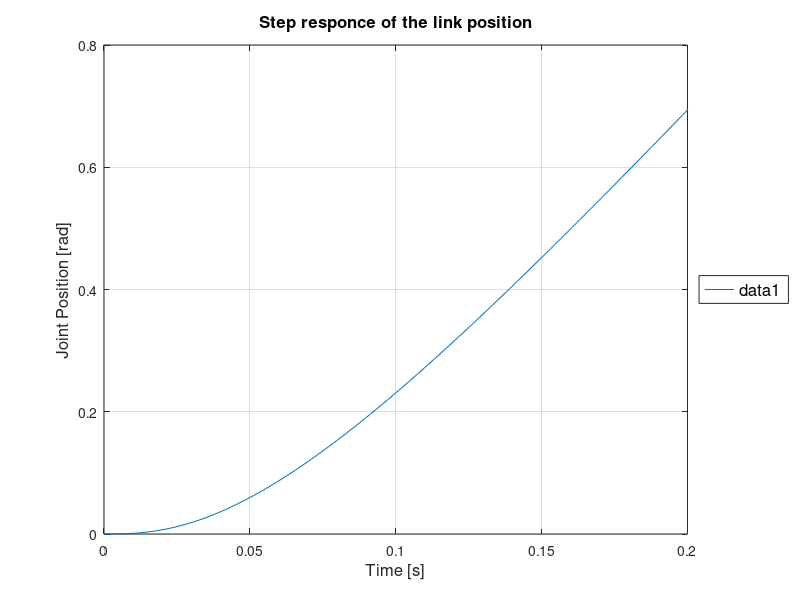

Recreate this plot in MATLAB. (Note: this script raises an error after producing the figure.)
clearvars
L = 0.062;
R =0.5;
n = 5;

kt = 0.026; %Mn/A 
kb = 0.02; %V/rad.s-1

Jeq = 0.00001; %kg/m2
beq = 0.001; %Nm/rad.s-1

for i=1:10
    %run through iteration and change one value and plot the graph
    b2 = L*Jeq;
    b1 = L*beq + R*Jeq;
    b0 = R*beq + kb*kt;
    a0 = kt/n;
    
    sys = tf([a0] , [b2 b1 b0 0]); %generating system transfer function
    step(sys);
    grid on;
    axis([0 0.2 0 0.8]);
    title('Step responce of the link position','FontWeight','bold','FontSize',12)
    ylabel('Joint Position [rad]','FontSize',12); 
    xlabel('Time [s]','FontSize',12);

    legendInfo{i} = sprintf(strcat('n = ',num2str(n))); %ploting the legend for each iteration
    h=legend('Location','eastoutside');
    set(h,'FontSize',12);
    hold on;
    
    display(stepinfo(sys))
    n = n + 5
end
legend(legendInfo);
